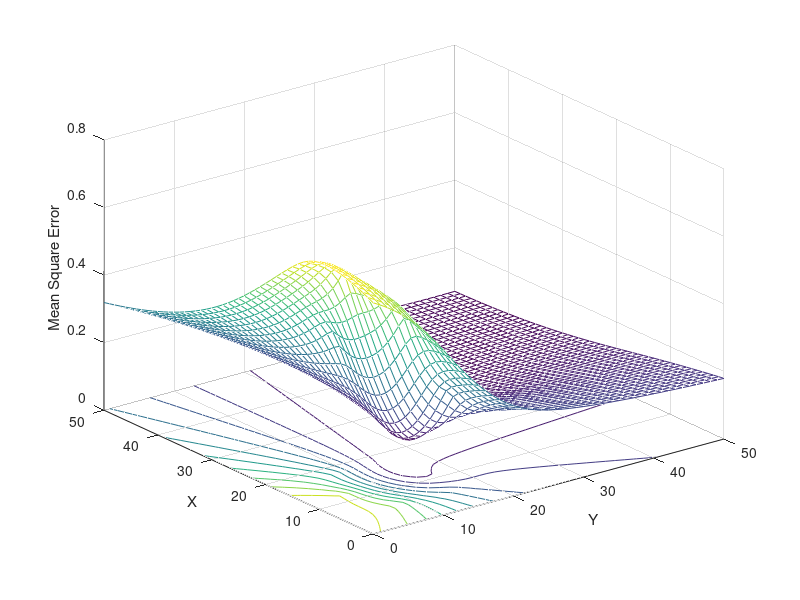
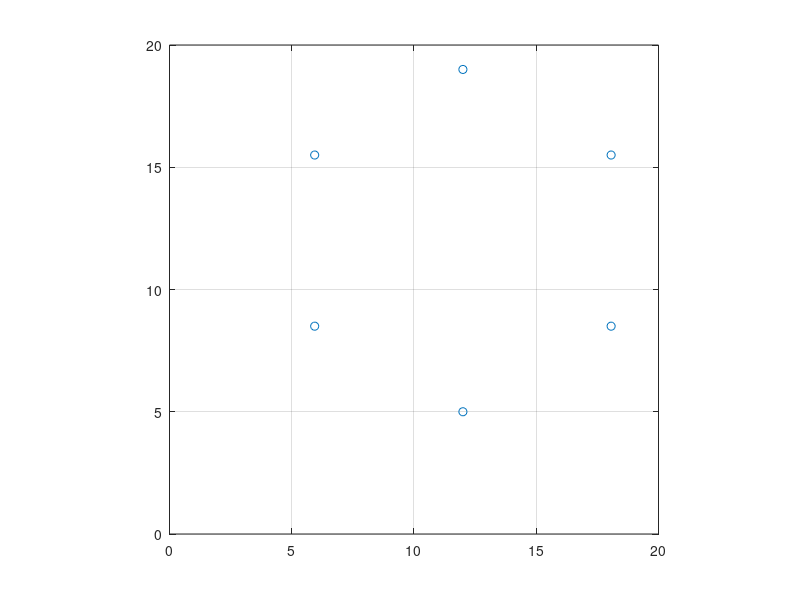

Write MATLAB code to recreate these figures, in order. (Note: this script raises an error after producing the figures.)
clear all
clc
%%% Constants %%%
T = 200; %shots
c = 343.2; %speed of sound
M = 6; %number of sensors
mu = 0;
sigma = .01;
xrange = 50;
yrange = 50;
%%% Sniper Location %%%
x0 = 25;
y0 = 25;
%%% Sensor Arrangement %%%
%circle
r = 7;
theta(1) = 0;
theta(2) = pi/3;
theta(3) = 2*pi/3;
theta(4) = pi;
theta(5) = 4*pi/3;
theta(6) = 5*pi/3;
sensorLocales(:,1) = 12 + r.*sin(theta);
sensorLocales(:,2) = 12 + r.*cos(theta);

sensorLocales(:,3) = 42 + r.*sin(theta);
sensorLocales(:,4) = 12 + r.*cos(theta);
%random
%sensorLocales = randi([0 xrange],M,2);
%linear below
%sensorLocales = [12,10;17,10;22,10;27,10;32,10;37,10];
%linear above
%sensorLocales = [12,40;17,40;22,40;27,40;32,40;37,40];
%vertical
%sensorLocales = [18,35;18,25;18,15;32,35;32,25;32,15];
sensorDist = sqrt((sensorLocales(1:M,1)-x0).^2 + (sensorLocales(1:M,2)-y0).^2);
for i=1:T
 tau1(1:M,i) = sensorDist(1:M,:)./c + normrnd(mu,sigma,M,1); %toa
end
for i=2:M
 delta(i-1,:) = (tau1(i,:) - tau1(1,:)); %tdoa
end
%%% Search %%%
minDist = 0;
minSSE = 10000;
yest = 100;
xest = 100;
sse = 0;


for x = 0:xrange
 for y = 0:yrange
 searchDist = sqrt((sensorLocales(1:M,1)-x).^2 + (sensorLocales(1:M,2)-y).^2);
 estTime = (searchDist)/c;
 for i=2:M
 deltaEst(i-1,:) = estTime(i) - estTime(1);
 end
 for i=1:T %calculate errors
 ssMsmts = sum((delta(1:M-1,i) - deltaEst(1:M-1)).^2);
 sse = ssMsmts + sse;
 end

 sseFinal = sse;
 sseArray(x+1,y+1) = sseFinal;
 xArray(1:yrange+1,x+1) = x;
 yArray(y+1,1:xrange+1) = y;


 if(sseFinal < minSSE) %minimize sum squared error
 minSSE = sseFinal;
 minDist = estTime*c;
 xest = x;
 yest = y;
 
 end
 sse=0;
 end
end







mseArray = (((sseArray)./T)./(M-1)).*c; %convert to meters^2
%%% Plot %%%
figure
meshc(xArray, yArray, mseArray)
xlabel('Y');
ylabel('X');
zlabel('Mean Square Error');

qaz = minSSE * 0.9
zaq = minSSE / 0.9
ra = (qaz+ zaq)/2


figure
xCenter = xest;
yCenter = yest;
theta = 0 : 0.01 : 2*pi;
radius = ra;
x = radius * cos(theta) + xCenter;
y = radius * sin(theta) + yCenter;
plot(x, y);
axis square;
xlim([0 20]);
ylim([0 20]);
grid on;
hold on
scatter(sensorLocales(:,1), sensorLocales(:,2))
hold on
scatter(xest,yest,'.','r')
xlim([0 50])
ylim([0 50])
xlabel('X');
ylabel('Y');
hold off
%estimated location
xest
yest